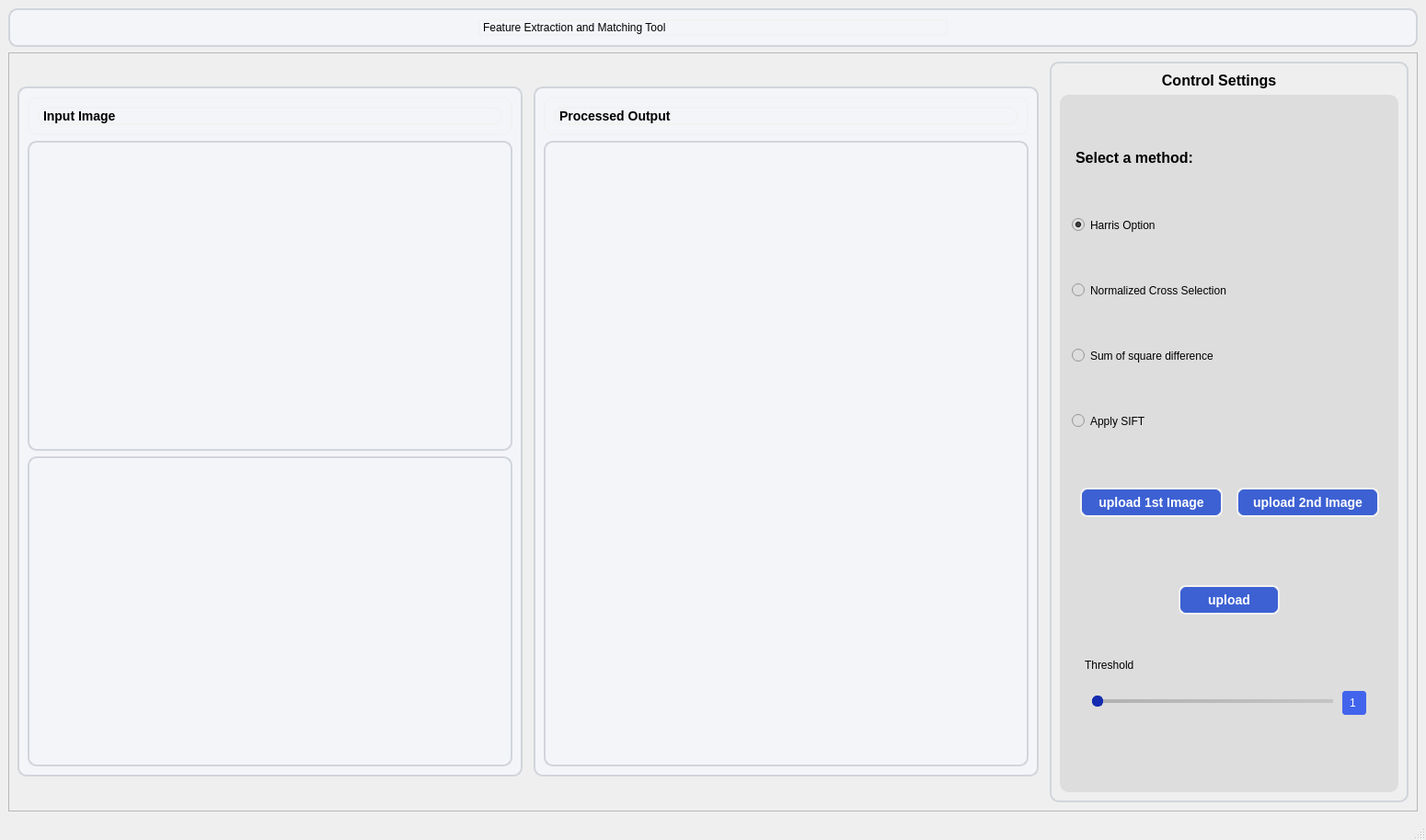
<?xml version="1.0" encoding="UTF-8"?>
<ui version="4.0">
 <class>MainWindow</class>
 <widget class="QMainWindow" name="MainWindow">
  <property name="geometry">
   <rect>
    <x>0</x>
    <y>0</y>
    <width>1550</width>
    <height>913</height>
   </rect>
  </property>
  <property name="windowTitle">
   <string>MainWindow</string>
  </property>
  <widget class="QWidget" name="centralwidget">
   <layout class="QVBoxLayout" name="verticalLayout_2">
    <item>
     <widget class="QFrame" name="frame_2">
      <property name="sizePolicy">
       <sizepolicy hsizetype="Preferred" vsizetype="Fixed">
        <horstretch>0</horstretch>
        <verstretch>0</verstretch>
       </sizepolicy>
      </property>
      <property name="styleSheet">
       <string notr="true">background-color:#F4F5F9;
border-radius:10px;
border : 2px solid #D1D5DB; </string>
      </property>
      <property name="frameShape">
       <enum>QFrame::StyledPanel</enum>
      </property>
      <property name="frameShadow">
       <enum>QFrame::Raised</enum>
      </property>
      <layout class="QHBoxLayout" name="horizontalLayout_2">
       <item>
        <spacer name="horizontalSpacer_2">
         <property name="orientation">
          <enum>Qt::Horizontal</enum>
         </property>
         <property name="sizeType">
          <enum>QSizePolicy::Fixed</enum>
         </property>
         <property name="sizeHint" stdset="0">
          <size>
           <width>500</width>
           <height>20</height>
          </size>
         </property>
        </spacer>
       </item>
       <item>
        <widget class="QLabel" name="label">
         <property name="sizePolicy">
          <sizepolicy hsizetype="Preferred" vsizetype="Fixed">
           <horstretch>0</horstretch>
           <verstretch>0</verstretch>
          </sizepolicy>
         </property>
         <property name="styleSheet">
          <string notr="true">font: 16pt &quot;PT Bold Heading&quot;;
border : 2px solid #F2F2F2; </string>
         </property>
         <property name="text">
          <string>Feature Extraction and Matching Tool</string>
         </property>
        </widget>
       </item>
       <item>
        <spacer name="horizontalSpacer">
         <property name="orientation">
          <enum>Qt::Horizontal</enum>
         </property>
         <property name="sizeType">
          <enum>QSizePolicy::Fixed</enum>
         </property>
         <property name="sizeHint" stdset="0">
          <size>
           <width>500</width>
           <height>20</height>
          </size>
         </property>
        </spacer>
       </item>
      </layout>
     </widget>
    </item>
    <item>
     <widget class="QFrame" name="frame_30">
      <property name="minimumSize">
       <size>
        <width>1000</width>
        <height>800</height>
       </size>
      </property>
      <property name="maximumSize">
       <size>
        <width>2000</width>
        <height>16777215</height>
       </size>
      </property>
      <property name="frameShape">
       <enum>QFrame::StyledPanel</enum>
      </property>
      <property name="frameShadow">
       <enum>QFrame::Raised</enum>
      </property>
      <layout class="QHBoxLayout" name="horizontalLayout_16">
       <property name="spacing">
        <number>12</number>
       </property>
       <item>
        <widget class="QFrame" name="frame_34">
         <property name="minimumSize">
          <size>
           <width>300</width>
           <height>0</height>
          </size>
         </property>
         <property name="maximumSize">
          <size>
           <width>650</width>
           <height>750</height>
          </size>
         </property>
         <property name="styleSheet">
          <string notr="true">background-color:#F4F5F9;
border-radius:10px;
border : 2px solid #D1D5DB; </string>
         </property>
         <property name="frameShape">
          <enum>QFrame::StyledPanel</enum>
         </property>
         <property name="frameShadow">
          <enum>QFrame::Raised</enum>
         </property>
         <layout class="QGridLayout" name="gridLayout_8">
          <item row="1" column="0">
           <widget class="QLabel" name="inputImage1">
            <property name="maximumSize">
             <size>
              <width>650</width>
              <height>700</height>
             </size>
            </property>
            <property name="styleSheet">
             <string notr="true"/>
            </property>
            <property name="text">
             <string/>
            </property>
           </widget>
          </item>
          <item row="0" column="0">
           <widget class="QFrame" name="frame_35">
            <property name="sizePolicy">
             <sizepolicy hsizetype="Preferred" vsizetype="Fixed">
              <horstretch>0</horstretch>
              <verstretch>0</verstretch>
             </sizepolicy>
            </property>
            <property name="styleSheet">
             <string notr="true">border : 2px solid #F2F2F2; </string>
            </property>
            <property name="frameShape">
             <enum>QFrame::StyledPanel</enum>
            </property>
            <property name="frameShadow">
             <enum>QFrame::Raised</enum>
            </property>
            <layout class="QHBoxLayout" name="horizontalLayout_29">
             <item>
              <widget class="QLabel" name="label_2">
               <property name="sizePolicy">
                <sizepolicy hsizetype="Preferred" vsizetype="Fixed">
                 <horstretch>0</horstretch>
                 <verstretch>0</verstretch>
                </sizepolicy>
               </property>
               <property name="styleSheet">
                <string notr="true">color: rgb(0, 0, 0);
font-weight: bold;
font-size: 14px;</string>
               </property>
               <property name="text">
                <string>Input Image</string>
               </property>
              </widget>
             </item>
            </layout>
           </widget>
          </item>
          <item row="2" column="0">
           <widget class="QLabel" name="inputImage2">
            <property name="maximumSize">
             <size>
              <width>650</width>
              <height>375</height>
             </size>
            </property>
            <property name="styleSheet">
             <string notr="true"/>
            </property>
            <property name="text">
             <string/>
            </property>
           </widget>
          </item>
         </layout>
        </widget>
       </item>
       <item>
        <widget class="QFrame" name="frame_36">
         <property name="minimumSize">
          <size>
           <width>300</width>
           <height>0</height>
          </size>
         </property>
         <property name="maximumSize">
          <size>
           <width>650</width>
           <height>750</height>
          </size>
         </property>
         <property name="styleSheet">
          <string notr="true">background-color:#F4F5F9;
border-radius:10px;
border : 2px solid #D1D5DB; </string>
         </property>
         <property name="frameShape">
          <enum>QFrame::StyledPanel</enum>
         </property>
         <property name="frameShadow">
          <enum>QFrame::Raised</enum>
         </property>
         <layout class="QGridLayout" name="gridLayout_9">
          <item row="1" column="0">
           <widget class="QFrame" name="frame_37">
            <property name="sizePolicy">
             <sizepolicy hsizetype="Preferred" vsizetype="Fixed">
              <horstretch>0</horstretch>
              <verstretch>0</verstretch>
             </sizepolicy>
            </property>
            <property name="styleSheet">
             <string notr="true">border : 2px solid #F2F2F2; </string>
            </property>
            <property name="frameShape">
             <enum>QFrame::StyledPanel</enum>
            </property>
            <property name="frameShadow">
             <enum>QFrame::Raised</enum>
            </property>
            <layout class="QHBoxLayout" name="horizontalLayout_34">
             <item>
              <widget class="QLabel" name="label_33">
               <property name="sizePolicy">
                <sizepolicy hsizetype="Preferred" vsizetype="Fixed">
                 <horstretch>0</horstretch>
                 <verstretch>0</verstretch>
                </sizepolicy>
               </property>
               <property name="styleSheet">
                <string notr="true">color: rgb(0, 0, 0);
font-weight: bold;
font-size: 14px;</string>
               </property>
               <property name="text">
                <string>Processed Output</string>
               </property>
              </widget>
             </item>
            </layout>
           </widget>
          </item>
          <item row="3" column="0">
           <widget class="QLabel" name="resultImage">
            <property name="styleSheet">
             <string notr="true"/>
            </property>
            <property name="text">
             <string/>
            </property>
           </widget>
          </item>
         </layout>
        </widget>
       </item>
       <item>
        <widget class="QFrame" name="frame_38">
         <property name="minimumSize">
          <size>
           <width>390</width>
           <height>0</height>
          </size>
         </property>
         <property name="maximumSize">
          <size>
           <width>300</width>
           <height>16777215</height>
          </size>
         </property>
         <property name="styleSheet">
          <string notr="true">
font: 10pt &quot;MS Shell Dlg 2&quot;;
border-radius:10px;
border : 2px solid #D1D5DB; </string>
         </property>
         <property name="frameShape">
          <enum>QFrame::StyledPanel</enum>
         </property>
         <property name="frameShadow">
          <enum>QFrame::Raised</enum>
         </property>
         <layout class="QVBoxLayout" name="verticalLayout_8">
          <item>
           <widget class="QLabel" name="label_10">
            <property name="sizePolicy">
             <sizepolicy hsizetype="Preferred" vsizetype="Fixed">
              <horstretch>0</horstretch>
              <verstretch>0</verstretch>
             </sizepolicy>
            </property>
            <property name="font">
             <font>
              <family>MS Shell Dlg 2</family>
              <pointsize>-1</pointsize>
              <weight>75</weight>
              <italic>false</italic>
              <bold>true</bold>
             </font>
            </property>
            <property name="styleSheet">
             <string notr="true">color: rgb(0, 0, 0);
font-weight: bold;
font-size: 16px;
border : none;</string>
            </property>
            <property name="text">
             <string>                         Control Settings</string>
            </property>
           </widget>
          </item>
          <item>
           <widget class="QFrame" name="uploadButtons_frame">
            <property name="styleSheet">
             <string notr="true">background-color: rgb(221, 221, 221);
border : 2px solid #DDDDDD; 
border-radius:10px;</string>
            </property>
            <property name="frameShape">
             <enum>QFrame::StyledPanel</enum>
            </property>
            <property name="frameShadow">
             <enum>QFrame::Raised</enum>
            </property>
            <layout class="QVBoxLayout" name="verticalLayout">
             <item>
              <widget class="QLabel" name="label_3">
               <property name="sizePolicy">
                <sizepolicy hsizetype="Preferred" vsizetype="Fixed">
                 <horstretch>0</horstretch>
                 <verstretch>0</verstretch>
                </sizepolicy>
               </property>
               <property name="styleSheet">
                <string notr="true">color: rgb(0, 0, 0);
font-weight: bold;
font-size: 16px;
 </string>
               </property>
               <property name="text">
                <string>Select a method:</string>
               </property>
              </widget>
             </item>
             <item>
              <widget class="QRadioButton" name="harrisOption_radioButton">
               <property name="text">
                <string>Harris Option</string>
               </property>
               <property name="checked">
                <bool>true</bool>
               </property>
              </widget>
             </item>
             <item>
              <widget class="QRadioButton" name="normalizedCrossSelection_radioButton">
               <property name="text">
                <string>Normalized Cross Selection</string>
               </property>
              </widget>
             </item>
             <item>
              <widget class="QRadioButton" name="sumOfSquareDifference_radioButton">
               <property name="text">
                <string>Sum of square difference</string>
               </property>
              </widget>
             </item>
             <item>
              <widget class="QRadioButton" name="applySIFT_radioButton">
               <property name="text">
                <string>Apply SIFT</string>
               </property>
              </widget>
             </item>
             <item>
              <widget class="QFrame" name="matching_frame">
               <property name="sizePolicy">
                <sizepolicy hsizetype="Preferred" vsizetype="Fixed">
                 <horstretch>0</horstretch>
                 <verstretch>0</verstretch>
                </sizepolicy>
               </property>
               <property name="frameShape">
                <enum>QFrame::StyledPanel</enum>
               </property>
               <property name="frameShadow">
                <enum>QFrame::Raised</enum>
               </property>
               <layout class="QHBoxLayout" name="horizontalLayout">
                <property name="spacing">
                 <number>15</number>
                </property>
                <item>
                 <widget class="QPushButton" name="uploadImage1_button">
                  <property name="minimumSize">
                   <size>
                    <width>155</width>
                    <height>28</height>
                   </size>
                  </property>
                  <property name="maximumSize">
                   <size>
                    <width>100</width>
                    <height>16777215</height>
                   </size>
                  </property>
                  <property name="font">
                   <font>
                    <family>MS Shell Dlg 2</family>
                    <pointsize>-1</pointsize>
                    <weight>75</weight>
                    <italic>false</italic>
                    <bold>true</bold>
                   </font>
                  </property>
                  <property name="styleSheet">
                   <string notr="true">QPushButton {
    background-color: #3D61D3;  /* Same as ComboBox */
    border-radius: 8px;
    color: white;
    border: 2px solid #F2F2F2;
    padding: 6px 12px;
    font-size: 14px;
    font-weight: bold;
    transition: background-color 0.3s ease-in-out;
}

/* Hover effect */
QPushButton:hover {
    background-color: #2C4ABF; /* Slightly darker blue */
}

/* Pressed effect */
QPushButton:pressed {
    background-color: #1F3A93; /* Even darker for press */
}
</string>
                  </property>
                  <property name="text">
                   <string>upload 1st Image</string>
                  </property>
                 </widget>
                </item>
                <item>
                 <widget class="QPushButton" name="uploadImage2_button">
                  <property name="minimumSize">
                   <size>
                    <width>155</width>
                    <height>28</height>
                   </size>
                  </property>
                  <property name="maximumSize">
                   <size>
                    <width>100</width>
                    <height>16777215</height>
                   </size>
                  </property>
                  <property name="font">
                   <font>
                    <family>MS Shell Dlg 2</family>
                    <pointsize>-1</pointsize>
                    <weight>75</weight>
                    <italic>false</italic>
                    <bold>true</bold>
                   </font>
                  </property>
                  <property name="styleSheet">
                   <string notr="true">QPushButton {
    background-color: #3D61D3;  /* Same as ComboBox */
    border-radius: 8px;
    color: white;
    border: 2px solid #F2F2F2;
    padding: 6px 12px;
    font-size: 14px;
    font-weight: bold;
    transition: background-color 0.3s ease-in-out;
}

/* Hover effect */
QPushButton:hover {
    background-color: #2C4ABF; /* Slightly darker blue */
}

/* Pressed effect */
QPushButton:pressed {
    background-color: #1F3A93; /* Even darker for press */
}
</string>
                  </property>
                  <property name="text">
                   <string>upload 2nd Image</string>
                  </property>
                 </widget>
                </item>
               </layout>
              </widget>
             </item>
             <item>
              <widget class="QFrame" name="harrisOption_frame">
               <property name="sizePolicy">
                <sizepolicy hsizetype="Preferred" vsizetype="Fixed">
                 <horstretch>0</horstretch>
                 <verstretch>0</verstretch>
                </sizepolicy>
               </property>
               <property name="frameShape">
                <enum>QFrame::StyledPanel</enum>
               </property>
               <property name="frameShadow">
                <enum>QFrame::Raised</enum>
               </property>
               <layout class="QVBoxLayout" name="verticalLayout_3">
                <item alignment="Qt::AlignHCenter">
                 <widget class="QPushButton" name="upload_button">
                  <property name="minimumSize">
                   <size>
                    <width>110</width>
                    <height>28</height>
                   </size>
                  </property>
                  <property name="maximumSize">
                   <size>
                    <width>100</width>
                    <height>16777215</height>
                   </size>
                  </property>
                  <property name="font">
                   <font>
                    <family>MS Shell Dlg 2</family>
                    <pointsize>-1</pointsize>
                    <weight>75</weight>
                    <italic>false</italic>
                    <bold>true</bold>
                   </font>
                  </property>
                  <property name="styleSheet">
                   <string notr="true">QPushButton {
    background-color: #3D61D3;  /* Same as ComboBox */
    border-radius: 8px;
    color: white;
    border: 2px solid #F2F2F2;
    padding: 6px 12px;
    font-size: 14px;
    font-weight: bold;
    transition: background-color 0.3s ease-in-out;
}

/* Hover effect */
QPushButton:hover {
    background-color: #2C4ABF; /* Slightly darker blue */
}

/* Pressed effect */
QPushButton:pressed {
    background-color: #1F3A93; /* Even darker for press */
}
</string>
                  </property>
                  <property name="text">
                   <string>upload</string>
                  </property>
                 </widget>
                </item>
                <item>
                 <spacer name="verticalSpacer">
                  <property name="orientation">
                   <enum>Qt::Vertical</enum>
                  </property>
                  <property name="sizeHint" stdset="0">
                   <size>
                    <width>20</width>
                    <height>40</height>
                   </size>
                  </property>
                 </spacer>
                </item>
                <item>
                 <widget class="QLabel" name="threshold_sliderLabel">
                  <property name="sizePolicy">
                   <sizepolicy hsizetype="Preferred" vsizetype="Fixed">
                    <horstretch>0</horstretch>
                    <verstretch>0</verstretch>
                   </sizepolicy>
                  </property>
                  <property name="font">
                   <font>
                    <family>MS Shell Dlg 2</family>
                    <pointsize>9</pointsize>
                    <weight>9</weight>
                    <italic>false</italic>
                    <bold>false</bold>
                   </font>
                  </property>
                  <property name="styleSheet">
                   <string notr="true">color: rgb(0, 0, 0);
font: 75 9pt &quot;MS Shell Dlg 2&quot;;
</string>
                  </property>
                  <property name="text">
                   <string>Threshold</string>
                  </property>
                 </widget>
                </item>
                <item>
                 <widget class="QFrame" name="frame_45">
                  <property name="maximumSize">
                   <size>
                    <width>16777215</width>
                    <height>50</height>
                   </size>
                  </property>
                  <property name="styleSheet">
                   <string notr="true"/>
                  </property>
                  <property name="frameShape">
                   <enum>QFrame::StyledPanel</enum>
                  </property>
                  <property name="frameShadow">
                   <enum>QFrame::Raised</enum>
                  </property>
                  <layout class="QHBoxLayout" name="horizontalLayout_28">
                   <item>
                    <widget class="QSlider" name="threshold_slider">
                     <property name="styleSheet">
                      <string notr="true">QSlider::groove:horizontal {
    border: 1px solid #999999; /* Light border */
    height: 2px;  /* Slim and modern */
    background: #D1D5DB; /* Light gray track */
}

QSlider::handle:horizontal {
    background: #142BAF;  /* Your main color */
    width: 10px;  /* Small handle */
    margin: -5px -1px;
    border-radius: 5px;
    border: 1px solid #142BAF;
}

/* The part of the slider that is ahead of the handle */
QSlider::sub-page:horizontal {
    background: #142BAF; /* Active track in main color */
}

/* The part of the slider that is behind the handle */
QSlider::add-page:horizontal {
    background: qlineargradient(x1: 0, y1: 0, x2: 1, y2: 0, stop: 0 #B1B1B1, stop: 1 #C4C4C4);
}

/* Hover effect for the handle */
QSlider::handle:horizontal:hover {
    background: #0F2499;
    border-color: #0F2499;
}
</string>
                     </property>
                     <property name="minimum">
                      <number>1</number>
                     </property>
                     <property name="maximum">
                      <number>15</number>
                     </property>
                     <property name="sliderPosition">
                      <number>1</number>
                     </property>
                     <property name="orientation">
                      <enum>Qt::Horizontal</enum>
                     </property>
                    </widget>
                   </item>
                   <item>
                    <widget class="QLabel" name="threhold_sliderValue">
                     <property name="sizePolicy">
                      <sizepolicy hsizetype="Fixed" vsizetype="Fixed">
                       <horstretch>0</horstretch>
                       <verstretch>0</verstretch>
                      </sizepolicy>
                     </property>
                     <property name="minimumSize">
                      <size>
                       <width>30</width>
                       <height>30</height>
                      </size>
                     </property>
                     <property name="styleSheet">
                      <string notr="true">background-color: #4264EC;
border-radius: 5px;
color:white;
padding-left:5px;</string>
                     </property>
                     <property name="text">
                      <string>1</string>
                     </property>
                    </widget>
                   </item>
                  </layout>
                 </widget>
                </item>
               </layout>
              </widget>
             </item>
            </layout>
           </widget>
          </item>
         </layout>
        </widget>
       </item>
      </layout>
     </widget>
    </item>
   </layout>
  </widget>
  <widget class="QStatusBar" name="statusbar"/>
 </widget>
 <resources/>
 <connections/>
</ui>
